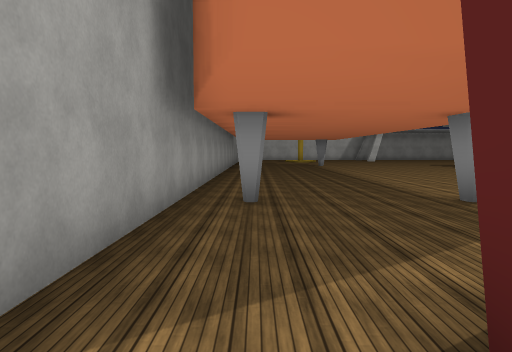
[1] (above)

21 first-person views from a walk through a Unity game level. The camera is 1.5 m above the floor, tilts 4° down and sees 70° across. The floor is counted in squares, 2 m on a side. Each view is taken from the middle of a square. On the plan, view 1 faces up. The plan holds only what a view shows up to about 11 squares ahead; the rest is blank. The place goes on beyond the plan. The player character is not drawn. Door leaves are left out, so doorways stand open. Some surface patterns are stand-ins.

[2]
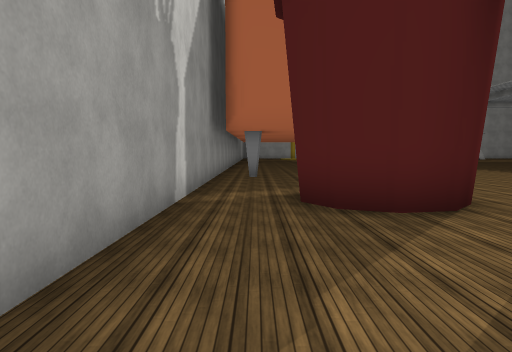

[3]
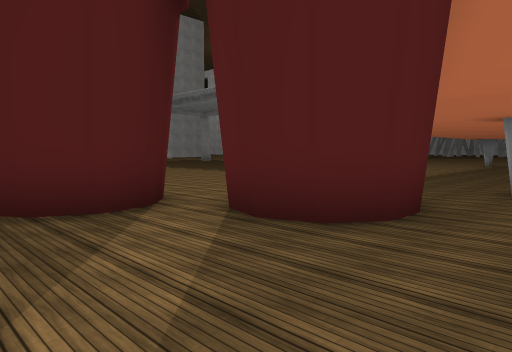

[4]
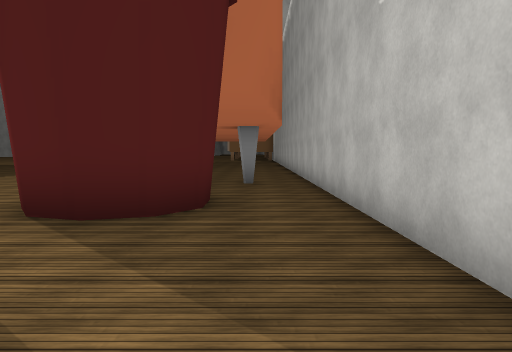

[5]
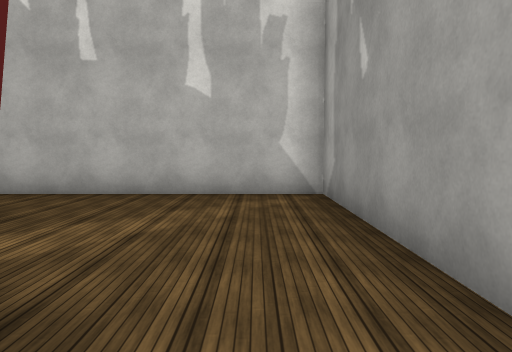

[6]
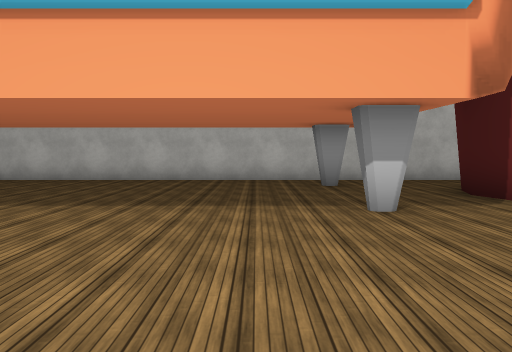

[7]
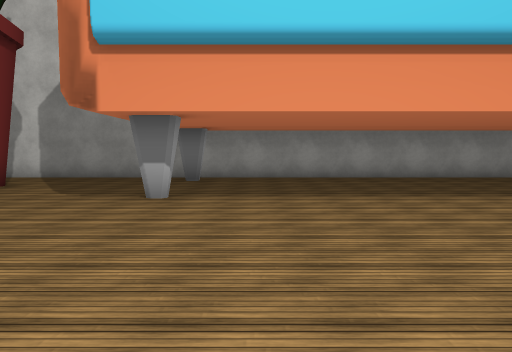

[8]
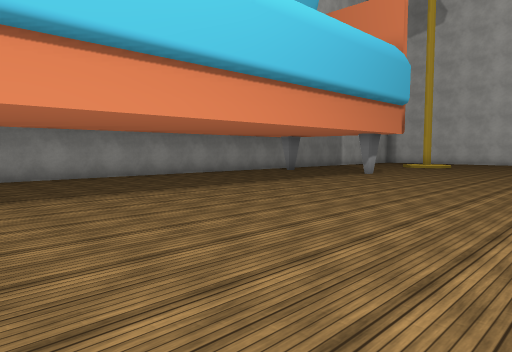

[9]
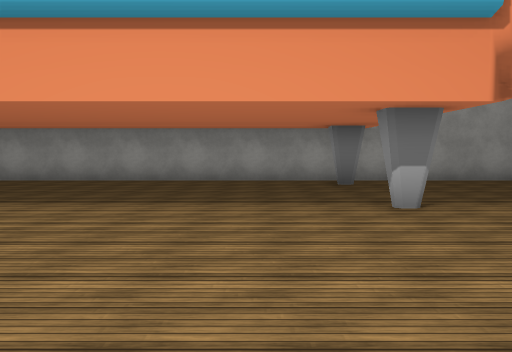

[10]
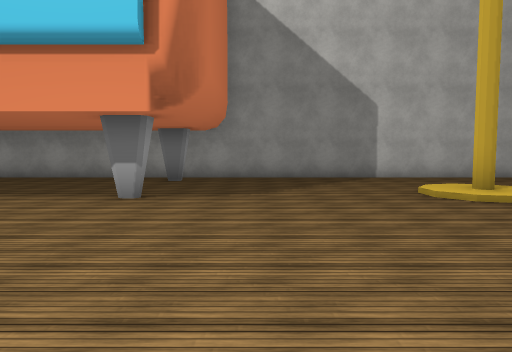

[11]
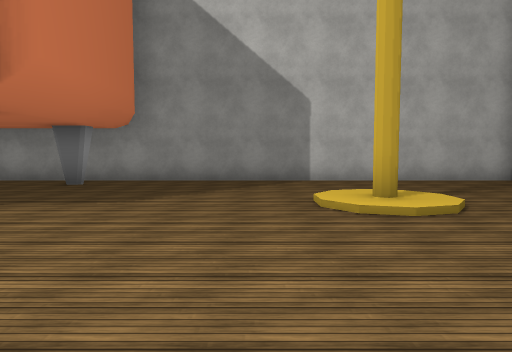

[12]
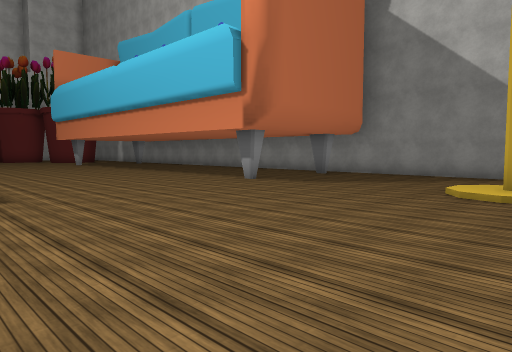

[13]
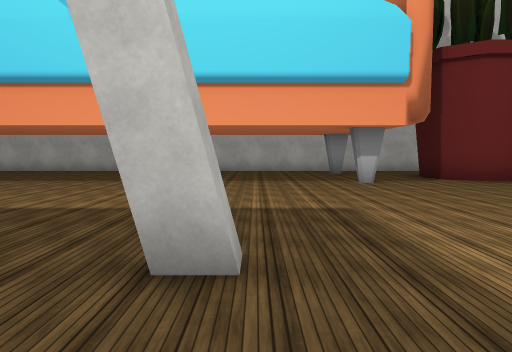

[14]
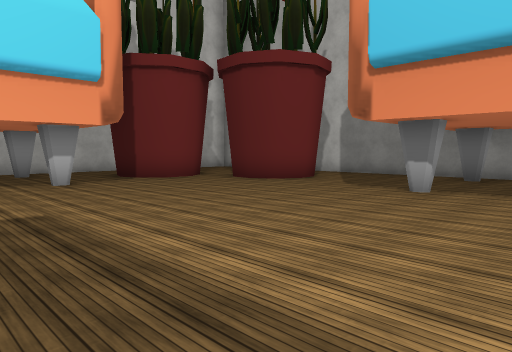

[15]
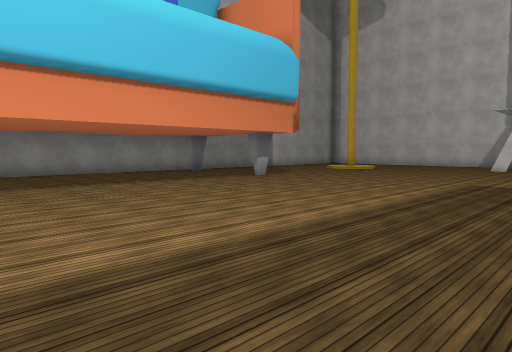

[16]
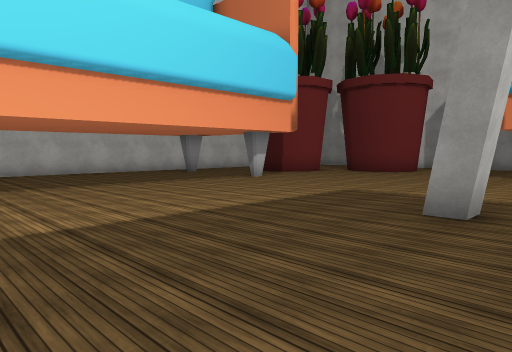

[17]
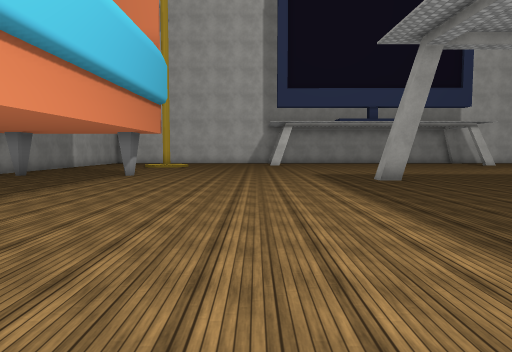

[18]
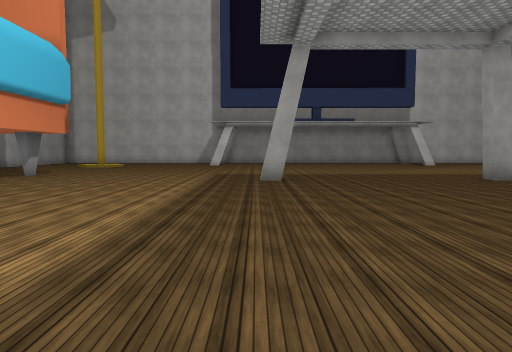

[19]
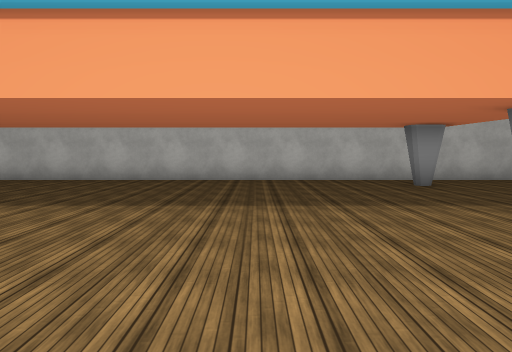

[20]
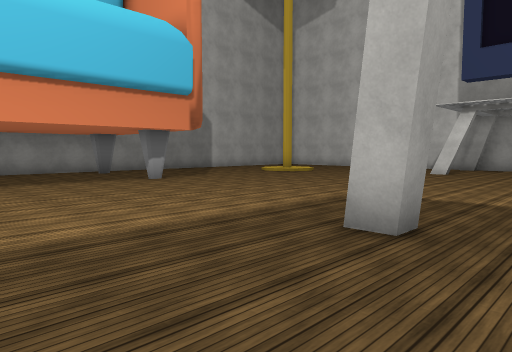

[21]
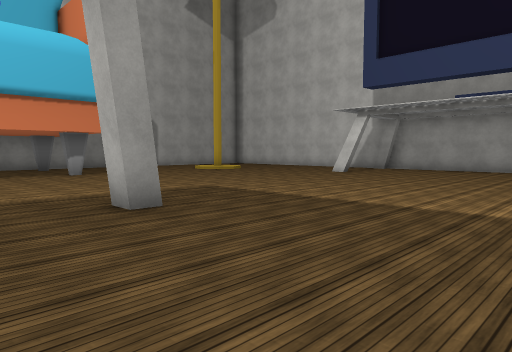

### Floor plan
Key: @ floor where view 1 was taken; # wall or solid block; . floor; / step, stairs or slope; T thing the floor can be seen under or through.
Columns run from 2 left of view 1 to 15 right of it. Each row starts with its distance up from view 1.
 26 #.....        ..
 25 #..../.    .....
 24 #.../#/.........
 23 #...//..........
 22 #................
 21 #................
 20 #................
 19 #................
 18 #.#..#............
 17 #.................
 16 #............#....
 15 #.................
 14 #.................
 13 #................
 12 #................
 11 #...............
 10 #..............
  9 #..............
  8 #.............
  7 #.................
  6 #............#....
  5 #.#..#............
  4 #.................
  3 #................
  2 #................
  1 #..#TT............
  0 #.@#TT............
 -1 #.....#..#........
 -2 #....###..........
 -3 #....###..........
 -4 #........#........
 -5 #.................
 -6 ##################

Positions as (right, up) in squares from view 1, and headings:
1: (0, 0), facing up
2: (0, -5), facing up
3: (0, -5), facing up-right
4: (-1, -4), facing right
5: (0, 1), facing down
6: (9, 4), facing down
7: (9, 7), facing left
8: (9, 7), facing up-left
9: (8, 16), facing left
10: (9, 20), facing left
11: (8, 22), facing left
12: (10, 25), facing down-left
13: (10, 8), facing down
14: (10, 8), facing down-left
15: (11, 10), facing up-left
16: (15, 7), facing down-left
17: (7, 7), facing up
18: (10, 7), facing up
19: (11, 4), facing down
20: (12, 13), facing up-left
21: (15, 14), facing up-left
